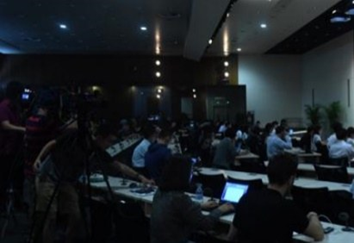
#> input picture data/origin/room_in.png, 354 x 243 px
$ python TestMSRPre.py
#> lines starting #> are read from the running program, lines starting #| are printed output that depends on the picture
#> further down, img is the input picture: shape (243, 354, 3); mean B, G, R 34.9, 30.7, 25.5
### source/RetinexAdvance.py
import cv2
import numpy as np
import source.TraditionalRetinex as re


def logarithmicTransformation(img):
    """
    对数域变换
    :param img: 低照度图像
    :return pretreatment: 预处理之后的图像
    """
    src = cv2.cvtColor(img, cv2.COLOR_BGR2GRAY)
    info = src.shape
#> info = (243, 354)
    log_sum = np.double(0)
    for i in range(info[0]):
        for j in range(info[1]):
            log_sum += np.log(np.double(src[i, j]) + 0.000001)
#> after the loop, log_sum = 246900.8

    p_avg = np.exp(log_sum / (info[0] * info[1]))
#> p_avg = 17.64
    (minVal, maxVal, minLoc, maxLoc) = cv2.minMaxLoc(src)
#> minVal = 0; maxVal = 255; minLoc = (223, 18); maxLoc = (226, 63)
    p0 = np.log(src/p_avg + 1) / np.log(maxVal/p_avg + 1)
    ec = p0 / (src + 0.000001)
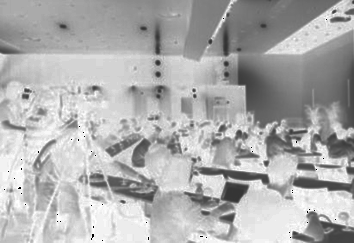
#> ec: shape (243, 354) float64; min 0, max 0.0201, mean 0.0138; drawn with min black and max white
    b, g, r = cv2.split(img)
    pretreatment = cv2.merge([ec * b, ec * g, ec * r])
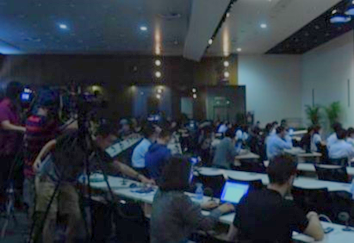
#> pretreatment: shape (243, 354, 3) float64; mean B, G, R 0.362, 0.309, 0.258; drawn with min black and max white
    return pretreatment


def quantizedSingledMSR(img, sigma_list, d=2):
    """
    量化单通道MSR
    :param img:
    :param sigma_list:
    :param d:
    :return:
    """
    # 因为调用的是cv2中内置高斯滤波，最终结果与真实结果并不一样，即使将卷积核size作为参数传入
    rout = re.multi_scale_retinex(np.double(img), sigma_list, size=3)

    mean = np.mean(rout)

    r_sum = np.double(0)
    for i in range(rout.shape[0]):
        for j in range(rout.shape[1]):
            r_sum += np.square(rout[i, j] - mean)

    stddev = np.sqrt(r_sum / (rout.shape[0] * rout.shape[1]))
    mini = np.abs(mean - d * stddev)
    maxi = mean + d * stddev
    routnew = ((rout - mini) / (maxi - mini)) * 255
    rc = np.double(routnew) / rout
    cv2.imshow('routnew', np.uint8(np.minimum(np.maximum(routnew, 0), 255)))
    return np.uint8(np.minimum(np.maximum(routnew, 0), 255)), rc


# [14 lines left out: function integration, not called in this run]

### source/TraditionalRetinex.py
import numpy as np
import cv2


def single_scale_retinex(img, sigma, size=0):
    """
    单尺度Retinex
    :param size: 卷积核尺寸
    :param img:
    :param sigma:
    :return:
    """
    retinex = np.log(img + 1) - np.log(cv2.GaussianBlur(img, (size, size), sigma) + 1)

    return retinex


def multi_scale_retinex(img, sigma_list, size=0):
    """
    多尺度Retinex
    :param size:
    :param img:
    :param sigma_list:
    :return:
    """
    np.seterr(divide='ignore', invalid='ignore')
    retinex = np.double(np.zeros_like(img))
    for sigma in sigma_list:
        retinex += single_scale_retinex(img, sigma, size)

    retinex = retinex / len(sigma_list)
    # print(size)

    return retinex


# [136 lines left out: functions quantify, msr, color_restoration, simplestColorBalance, MSRCR, MSRCP, not called in this run]

### test/TestMSRPre.py
import source.RetinexAdvance as ra
import cv2

if __name__ == '__main__':
    img = cv2.imread('../data/origin/room_in.png')
    img_pre = ra.logarithmicTransformation(img)
    b, g, r = cv2.split(img_pre)
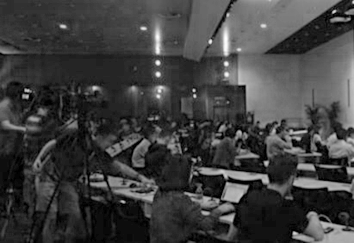
#> r: shape (243, 354) float64; min 0, max 1.03, mean 0.258; drawn with min black and max white
    sigma_list = [15, 80, 250]
    bout = ra.quantizedSingledMSR(b, sigma_list)
#> in quantizedSingledMSR, `mean = np.mean(rout)`: mean = -0.000652
#> after the loop in quantizedSingledMSR, `for i in range(rout.shape[0]):`: r_sum = 23.25
#> in quantizedSingledMSR, `stddev = np.sqrt(r_sum / (rout.shape[0] * rout.shape[1]))`: stddev = 0.0164
#> in quantizedSingledMSR, `mini = np.abs(mean - d * stddev)`: mini = 0.0335
#> in quantizedSingledMSR, `maxi = mean + d * stddev`: maxi = 0.0322
    gout = ra.quantizedSingledMSR(g, sigma_list)
#> call 2 of quantizedSingledMSR, with d = 2
#> in quantizedSingledMSR (call 2), `mean = np.mean(rout)`: mean = -0.000734
#> after the loop in quantizedSingledMSR (call 2), `for i in range(rout.shape[0]):`: r_sum = 28.52
#> in quantizedSingledMSR (call 2), `stddev = np.sqrt(r_sum / (rout.shape[0] * rout.shape[1]))`: stddev = 0.0182
#> in quantizedSingledMSR (call 2), `mini = np.abs(mean - d * stddev)`: mini = 0.0372
#> in quantizedSingledMSR (call 2), `maxi = mean + d * stddev`: maxi = 0.0357
#> in quantizedSingledMSR (call 2), `rc = np.double(routnew) / rout`:
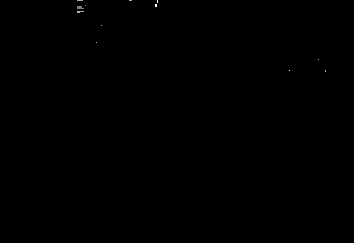
#> rc: shape (243, 354) float64; 3.71% of the values are NaN or infinite; the others: min -1.6e+10, max 1.74e+20, mean 7.36e+16; drawn with min black, max white, NaN and infinite black
    rout = ra.quantizedSingledMSR(r, sigma_list)
#> call 3 of quantizedSingledMSR, with d = 2
#> the loop in multi_scale_retinex (call 3), `for sigma in sigma_list:` made 3 passes
#> pass 1, in single_scale_retinex (call 7), `retinex = np.log(img + 1) - np.log(cv2.GaussianBlur(img, (size, size),..`:
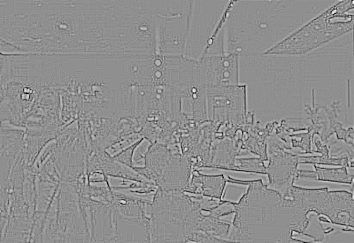
#> retinex: shape (243, 354) float64; min -0.197, max 0.154, mean -0.000864; drawn with min black and max white
#> in quantizedSingledMSR (call 3), `mean = np.mean(rout)`: mean = -0.000864
#> after the loop in quantizedSingledMSR (call 3), `for i in range(rout.shape[0]):`: r_sum = 37.64
#> in quantizedSingledMSR (call 3), `stddev = np.sqrt(r_sum / (rout.shape[0] * rout.shape[1]))`: stddev = 0.0209
#> in quantizedSingledMSR (call 3), `mini = np.abs(mean - d * stddev)`: mini = 0.0427
#> in quantizedSingledMSR (call 3), `maxi = mean + d * stddev`: maxi = 0.041
#> in quantizedSingledMSR (call 3), `routnew = ((rout - mini) / (maxi - mini)) * 255`:
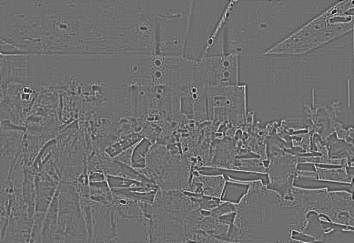
#> routnew: shape (243, 354) float64; min -16381.7, max 35442.6, mean 6429.5; drawn with min black and max white
#> in quantizedSingledMSR (call 3), `cv2.imshow('routnew', np.uint8(np.minimum(np.maximum(routnew, 0), 255)))`:
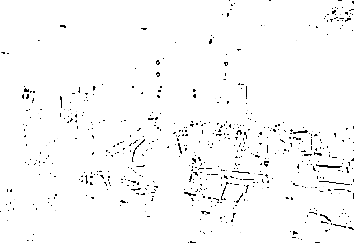
#> window 'routnew': shape (243, 354); min 0, max 255, mean 249.4
#> (the run stopped early here; a loop or call above may not have finished)
